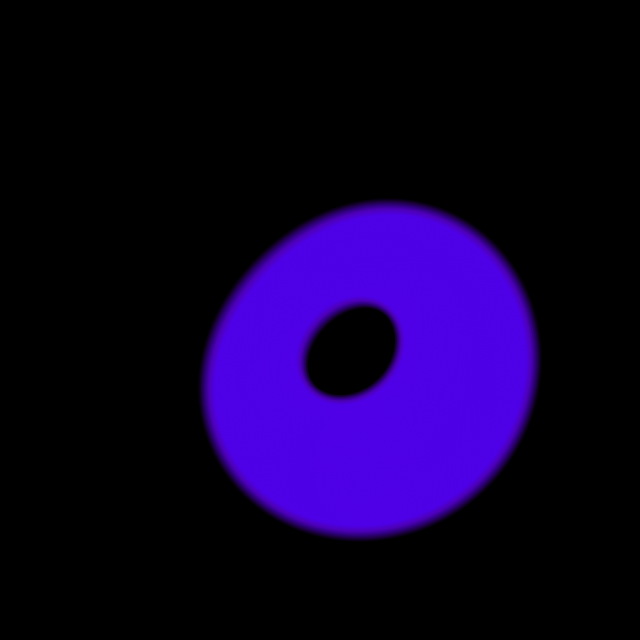
Frame 1 (no input)
Frame 60 (the mouse pressed at the canvas centre just before this capture): identical to frame 1, image omitted
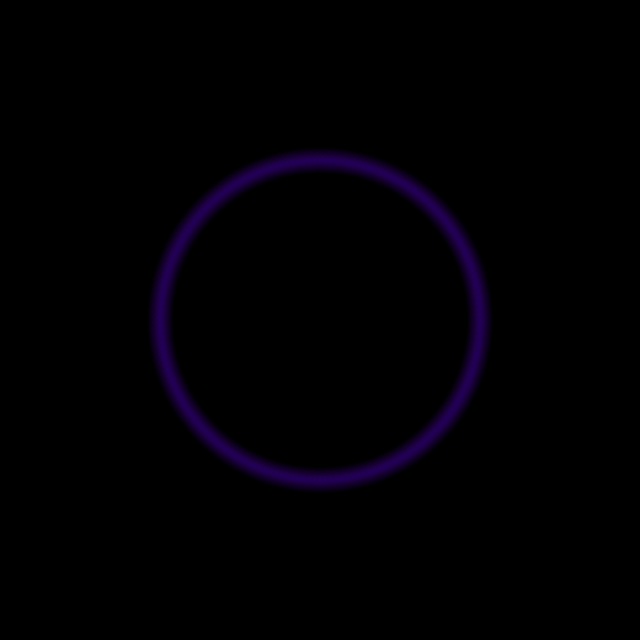
Frame 120 (the mouse held since frame 60 and released just before this capture)

The Processing sketch that drew these frames (run headless with seeded random() and noise(); from frame 60 on, the mouse is pressed at the canvas centre):

// Processing sketch: processing_170530
// ── processing_170530.pde

float bendAmount = 60;
 
void setup(){
  size(640, 640);
  noStroke();
  fill(120, 0, 255, 5);
}
 
void draw(){
  background(0);
  for(int i = 0; i < 360; i+=2){
    float x = width/2+sin(radians(i)) * 100;
    float y = height/2+cos(radians(i)) * 100;
    float d = map(dist(mouseX, mouseY, x, y), -100, 100, -bendAmount/2+3, bendAmount/2);
    /* This brings the performance of the sketch down, however gives the glow effect. */
    for(int j = 40; j > 0; j-=4){
      pushMatrix();
      translate(x, y);
      //this is how it blur(draw many many ellipse)
      rotate(radians(90)-atan2(mouseX-x, mouseY-y));
      ellipse(-bendAmount, 0, abs(j-d), abs(j-d));
      popMatrix();
    }
  }
}
